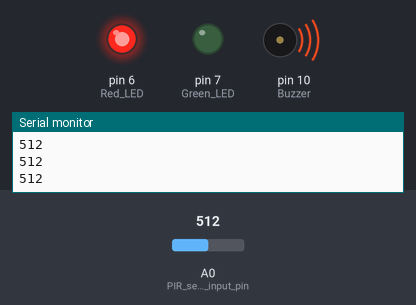
This sketch was run on a simulated Arduino Uno, built with avr-gcc and run on an emulated ATmega328P. Parts: output pins drawn as LEDs (lit = HIGH), buzzer (waves = sounding), the last lines printed to the serial monitor. The test bench sets the inputs (shaded band); at power-on: A0 (PIR_sensor_input_pin) = 512.

Above: at 1.2 s.
1.3 s: A0 (PIR_sensor_input_pin) set to 105
2.8 s: A0 (PIR_sensor_input_pin) set to 90
At 3.9 s:
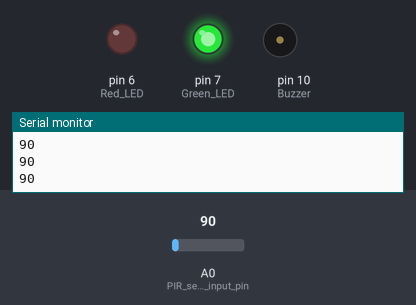
4.3 s: A0 (PIR_sensor_input_pin) set to 110
At 5.2 s:
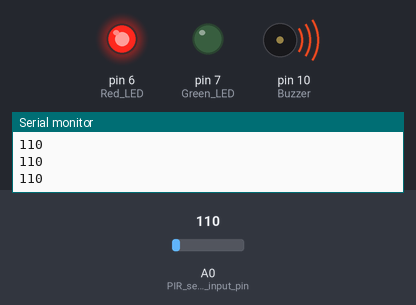
5.8 s: A0 (PIR_sensor_input_pin) set to 0
At 5.81 s:
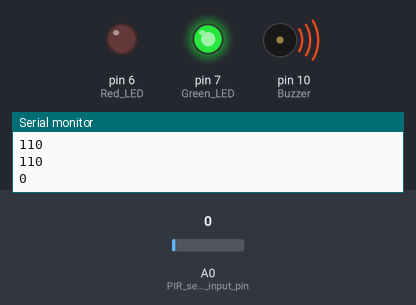
Timing chart, 0 to 8.3 s (numbered marks = the images above; inputs shaded):
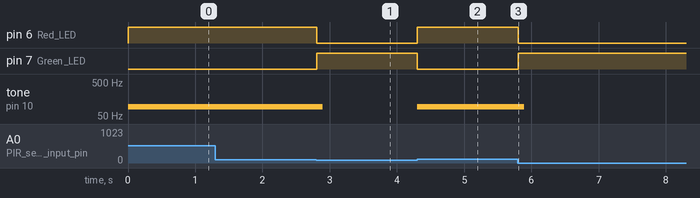

The sketch:

arduino_code.ino
```cpp
// Motion Detection Alarm System

int pirsensor = 0;   // Variable to store PIR sensor value

void setup()
{
  pinMode(A0, INPUT);      // PIR sensor input pin
  Serial.begin(9600);      // Start serial monitor

  pinMode(7, OUTPUT);      // Green LED
  pinMode(6, OUTPUT);      // Red LED
  pinMode(10, OUTPUT);     // Buzzer
}

void loop()
{
  // Read PIR sensor value
  pirsensor = analogRead(A0);

  // Print sensor value
  Serial.println(pirsensor);

  // No motion detected
  if (pirsensor < 100) {

    digitalWrite(7, HIGH);   // Green LED ON
    digitalWrite(6, LOW);    // Red LED OFF
  }

  // Motion detected
  else {

    digitalWrite(6, HIGH);   // Red LED ON
    digitalWrite(7, LOW);    // Green LED OFF

    tone(10, 92, 100);       // Buzzer sound
  }

  delay(10);   // Small delay
}
```

Measured:
- the behaviour switches between 100 and 99 on A0 (PIR_sensor_input_pin) (found by bisection; images 0 and 1)
- after the input at 2.8 s, pin 6 (Red_LED): HIGH → LOW at once; pin 7 (Green_LED): LOW → HIGH at once; tone on pin 10 (Buzzer): 92 Hz → silent after 0.09 s
- after the input at 4.3 s, pin 6 (Red_LED): LOW → HIGH at once; pin 7 (Green_LED): HIGH → LOW at once; tone on pin 10 (Buzzer): silent → 92 Hz at once
- after the input at 5.8 s, pin 6 (Red_LED): HIGH → LOW at once; pin 7 (Green_LED): LOW → HIGH at once; tone on pin 10 (Buzzer): 92 Hz → silent after 0.10 s
